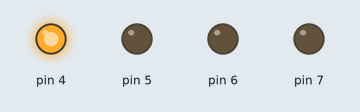
This sketch was run on a simulated Arduino Uno, built with avr-gcc and run on an emulated ATmega328P. Shown: output pins drawn as LEDs (lit = HIGH).

Above: at 0.5 s.
At 3.5 s:
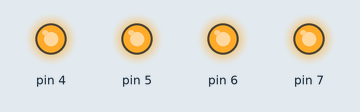
At 4.7 s:
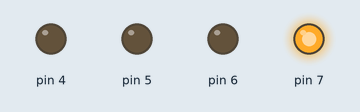
At 6.7 s:
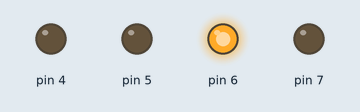
At 9.7 s:
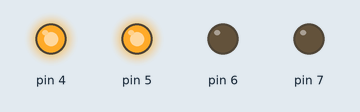
At 13.7 s:
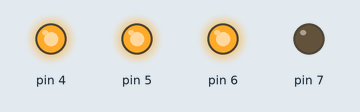
Timing chart, 0 to 14.6 s (numbered marks = the images above):
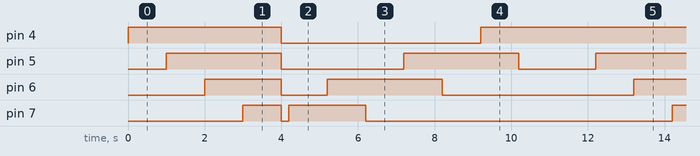

The sketch:

sketch_feb20a.ino
```cpp
void setup() {
  // put your setup code here, to run once:
pinMode(4, OUTPUT);
pinMode(5, OUTPUT);
pinMode(6, OUTPUT);
pinMode(7, OUTPUT);
}

void loop() {
  // put your main code here, to run repeatedly:
  digitalWrite (4, HIGH);
  delay (1000);
  digitalWrite (5, HIGH);
  delay (1000);
  digitalWrite (6, HIGH);
  delay (1000);
  digitalWrite (7, HIGH);
  delay (1000);

  digitalWrite (4, LOW);
  digitalWrite (5, LOW);
  digitalWrite (6, LOW);
  digitalWrite (7, LOW);

  delay(200);

  digitalWrite (7, HIGH);
  delay (1000);
  digitalWrite (6, HIGH);
  delay (1000);
  digitalWrite (7, LOW);
  delay (1000);
  digitalWrite (5, HIGH);
  delay (1000);
  digitalWrite (6, LOW);
  delay (1000);
  digitalWrite (4, HIGH);
 delay (1000);
  digitalWrite (5, LOW);
  delay (1000);


}
```

Measured:
- by itself, pin 4: repeats every 11.2 s: LOW 5.2 s, HIGH 6.0 s
- by itself, pin 5: repeats every 11.2 s: LOW 3.2 s, HIGH 3.0 s, LOW 2.0 s, HIGH 3.0 s
- by itself, pin 6: repeats every 11.2 s: LOW 1.2 s, HIGH 3.0 s, LOW 5.0 s, HIGH 2.0 s
- by itself, pin 7: repeats every 11.2 s: LOW 0.20 s, HIGH 2.0 s, LOW 8.0 s, HIGH 1.0 s
